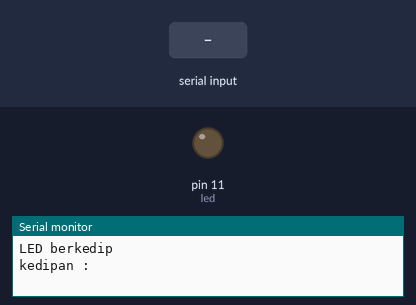
The sketch below on a simulated Arduino Uno, built with avr-gcc and run on an emulated ATmega328P. On the bench: output pins drawn as LEDs (lit = HIGH), the last lines printed to the serial monitor. Dashed ring = blinking. The inputs (shaded band) are chosen by the test bench.

Above: at 1.2 s.
1.3 s: "90,45\n" received over Serial
At 1.4 s:
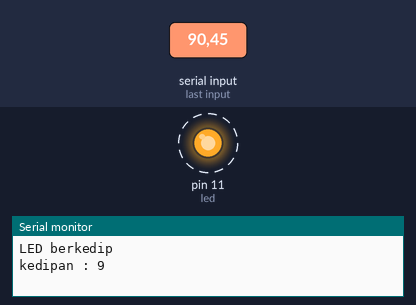
Timing chart, 0 to 9.9 s (numbered marks = the images above; inputs shaded):
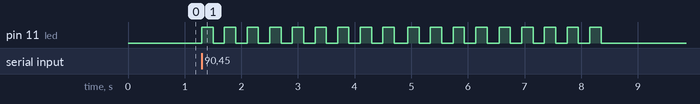

The sketch:

Serial.ino
```cpp
int x, angka;
int led=11;
void setup()
{
Serial.begin(9600);
pinMode(led,OUTPUT);
Serial.println("LED berkedip");
Serial.print("kedipan : ");
}
void loop()
{
while(Serial.available()==0)
{}
angka=Serial.read()-'0';
Serial.println(angka);
for (x=1; x<=angka; x++)
{
digitalWrite(led, HIGH);
delay(200);
digitalWrite(led, LOW);
delay(200);
}
angka=0;
Serial.print("kedipan : ");
Serial.flush();
}
```

Measured:
- after the input at 1.3 s, pin 11 (led): alternates HIGH for 0.20 s and LOW for 0.20 s, 36 changes in all, then stays LOW, starting at once
